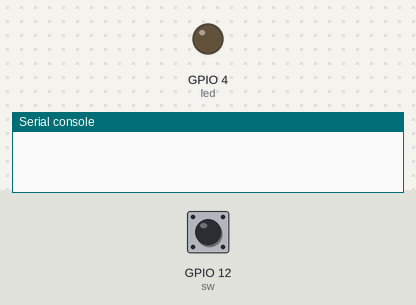
Simulated run of this program. Board: ESP8266 board running MicroPython. Parts: output pins drawn as LEDs (lit = HIGH), the last lines printed to the serial console. The inputs (shaded band) are chosen by the test bench; at power-on: GPIO 12 (sw) HIGH.

Above: at 1.2 s.
1.3 s: GPIO 12 (sw) pulled LOW for 0.15 s
At 1.7 s:
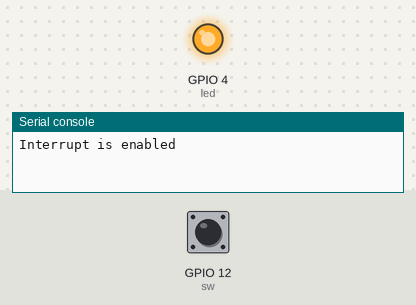
Timing chart, 0 to 4.3 s (numbered marks = the images above; inputs shaded):
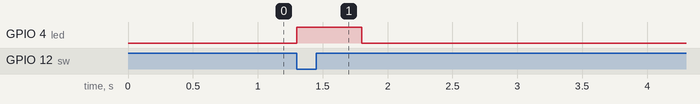

Measured:
- after the input at 1.3 s, GPIO 4 (led): LOW → HIGH at once, → LOW 0.50 s later

The program:

Bink_led_with_Interrupt.py
```python
import machine
from time import sleep_ms

led = machine.Pin(4, machine.Pin.OUT)
led.off()
sw = machine.Pin(12, machine.Pin.IN, machine.Pin.PULL_UP)

def blink(sw):
    print("Interrupt is enabled")
    led.on()
    sleep_ms(500)
    led.off()
    sleep_ms(500)

sw.irq(trigger = machine.Pin.IRQ_FALLING, handler = blink)    
```
